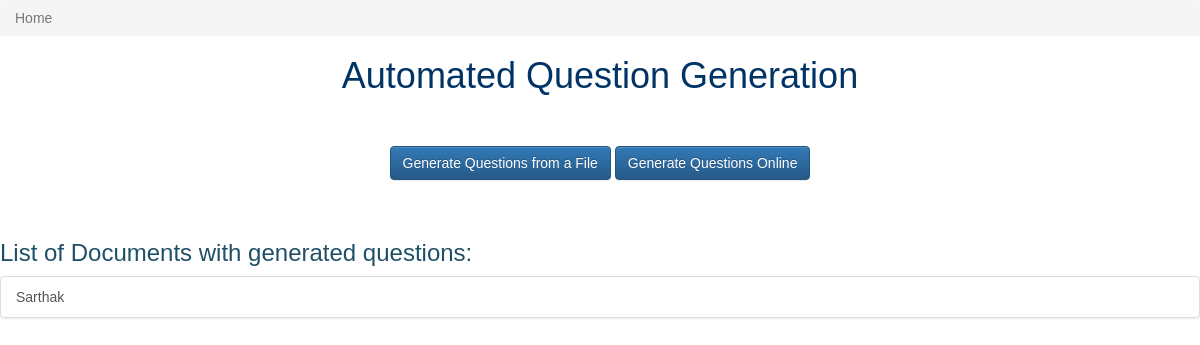
/home/, run on an earlier commit of the app's database.
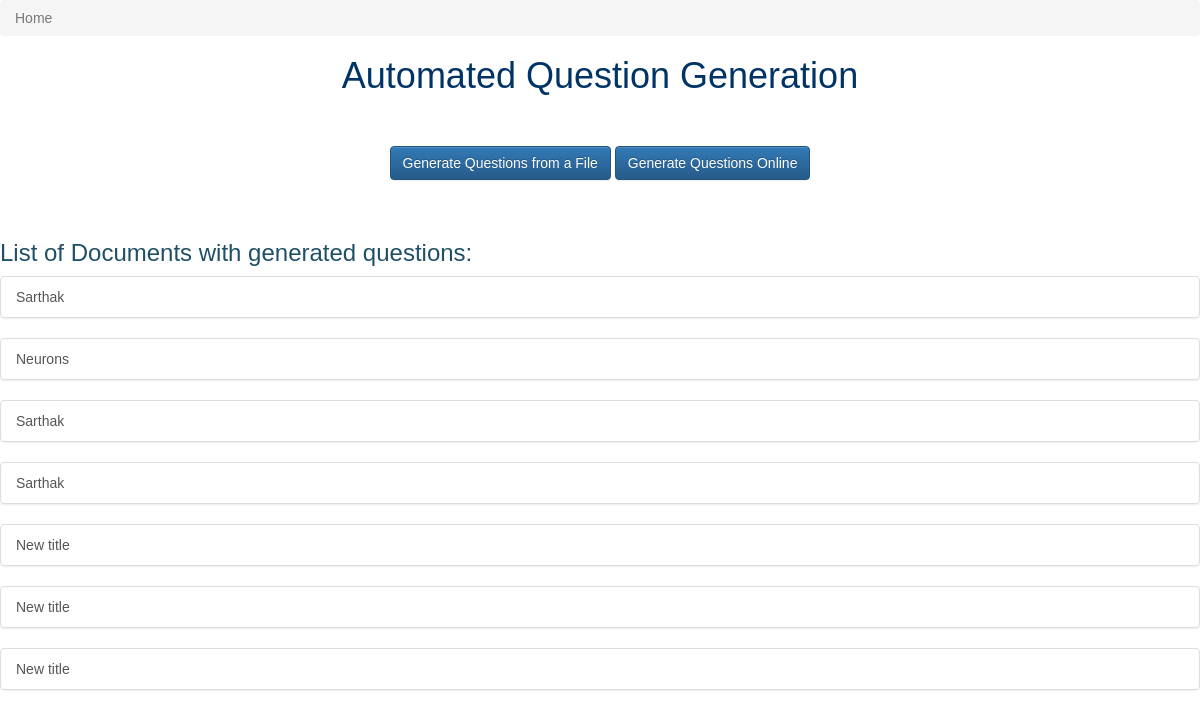
And on a later commit of the database.
### documents/models.py (models this page shows, shortened)
class Document(models.Model):
    title = models.CharField(max_length=120, blank=False)
    timestamp = models.DateField(auto_now=False, auto_now_add=True)
    updated = models.DateField(auto_now=True, auto_now_add=False)
    slug = models.SlugField(unique=True, blank=True)
    doc_text = models.TextField(null=True, blank=False)
    unprocessed_doc = models.FileField(upload_to=upload_location_unprocessed_file, null=True, blank=False)
    processed_doc = models.FileField(null=True, blank=True)
    generated_questions_doc = models.FileField(null=True, blank=True)
    json_doc = models.FileField(null=True, blank=True)
    docs_extensions = (
                        (".srt", "Closed Caption File"),
                        (".txt", "Text File"),
    )
    file_extension = models.CharField(max_length=10, null=False, blank=False, choices=docs_extensions, default=".txt")
    def get_absolute_url(self):
        return reverse("docs:doc_detail", kwargs={ "slug" : self.slug })

### documents/views.py (the view)
# urls.py: url(r'^home/$', views.home_page, name='home_page'),
def home_page(request):
    queryset = Document.objects.all()
    context = {
        "queryset" : queryset,
    }
    return render(request, "home.html", context)

### templates/home.html (shortened to what this page needs)
{% extends "base.html" %}
<{% block content %}
<div style="font-family: Arial">
<ul class="breadcrumb">
          <li class="active">Home</li>
</ul>
<h1 style="color: #003366" align="center"> Automated Question Generation </h1>
    <br><br>
    <div align="center">
            <a class="btn btn-primary" href='{% url "docs:doc_create_file" %}' role="button">Generate Questions from a File</a>
            <a class="btn btn-primary" href='{% url "docs:doc_create_online" %}' role="button">Generate Questions Online</a>
    </div>
    <br><br>
    <h3 style="color: #205067" align="left">List of Documents with generated questions: </h3>
    {% for obj in queryset %}
    <div class="list-group">
      <a href='{{ obj.get_absolute_url }}' class="list-group-item">
        {{ obj.title }}
      </a>
      </div>
    {% endfor %}
</div>
{% endblock content%}

What changed in the data, as far as the page shows it:
added Document: title "Neurons"
added Document: title "Sarthak"
added Document: title "Sarthak"
added Document: title "New title"
added Document: title "New title"
added Document: title "New title"
